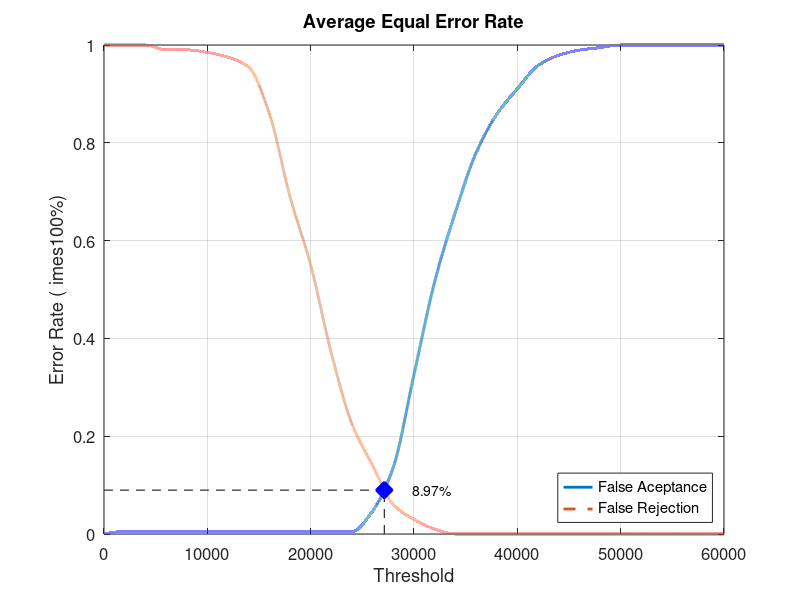
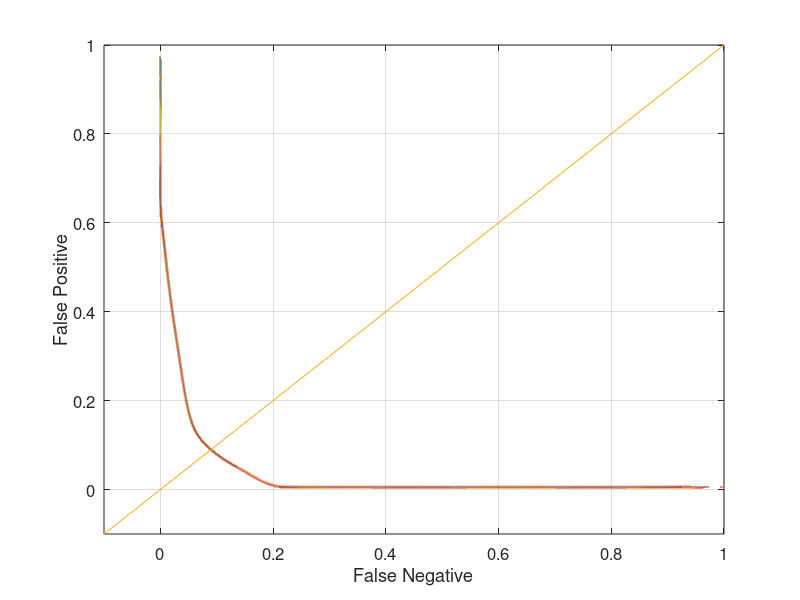

The MATLAB source for these figures, in order:
close all;
clear;
clc;
x = 0:2000:60000;
xq = 0:0.5:60000;

y0 = [0 0.00526316 0.00526316 0.00526316 0.00526316 0.00526316 0.00526316 0.00526316 0.00526316 0.00526316 0.00526316 0.00526316 0.00526316 0.0473684 0.136842 0.326316 0.515789 0.657895 0.778947 0.857895 0.910526 0.957895 0.978947 0.989474 0.994737 1 1 1 1 1 1]
yy0 = interp1(x, y0, xq, 'pchip');
y1 = [1 1 1 0.99 0.99 0.985 0.975 0.955 0.86 0.69 0.55 0.37 0.225 0.14 0.06 0.03 0.01 0 0 0 0 0 0 0 0 0 0 0 0 0 0]
yy1 = interp1(x, y1, xq, 'pchip');

% Calculating EER: 
y2 = abs(y0 - y1);
find(y2 == min(y2))
yy2 = abs(yy0 - yy1);
xEER = find(yy2 == min(yy2));
xEERIndex = xq(xEER) % X-axis EER
yEER = yy0(xEER) % Y-axis EER

main = figure
plot(xq, yy0,'-','LineWidth', 2);	hold on
plot(xq, yy1,'--','LineWidth', 2);	hold on
plot([xEERIndex xEERIndex], [0 yEER], 'k--');	hold on
plot([0 xEERIndex], [yEER yEER], 'k--');	hold on
plot(xEERIndex, yEER, 'bx', 'LineWidth', 10);	hold on
text(xEERIndex + 10 * xEERIndex / 100, yEER, [num2str(round((10000 * yEER)) / 100) '%'])
legend('False Aceptance', 'False Rejection', 'Location', 'SouthEast')
xlabel('Threshold')
ylabel('Error Rate (	imes100%)')
title('Average Equal Error Rate')
set(gca, 'FontSize', 12)
axis([0 60000 0 1])
grid on

print(main, 'Database2_2Main', '-dpng');
FNRxFPR = figure('Color', [1 1 1]);
plot(yy1, yy0, '-', yy1, yy0, 'LineWidth', 2);
hold on
y = -0.1:0.1:1
plot(y, y); 
set(gca, 'FontSize', 12)
xlabel('False Negative')
ylabel('False Positive')
axis([-0.1 1 -0.1 1])
set(gca, 'FontSize', 12)
grid on

print(FNRxFPR, 'Database2_2FNRxFPR','-dpng');
